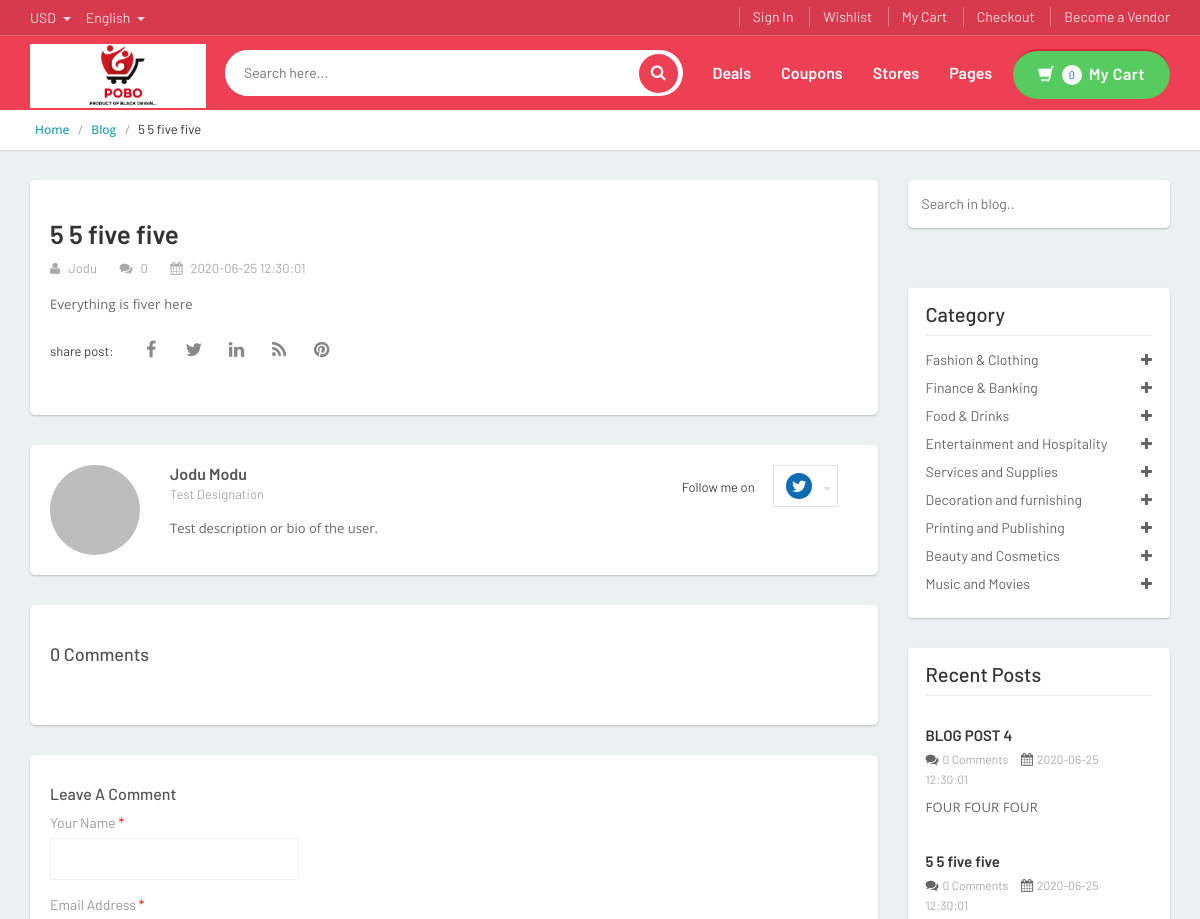
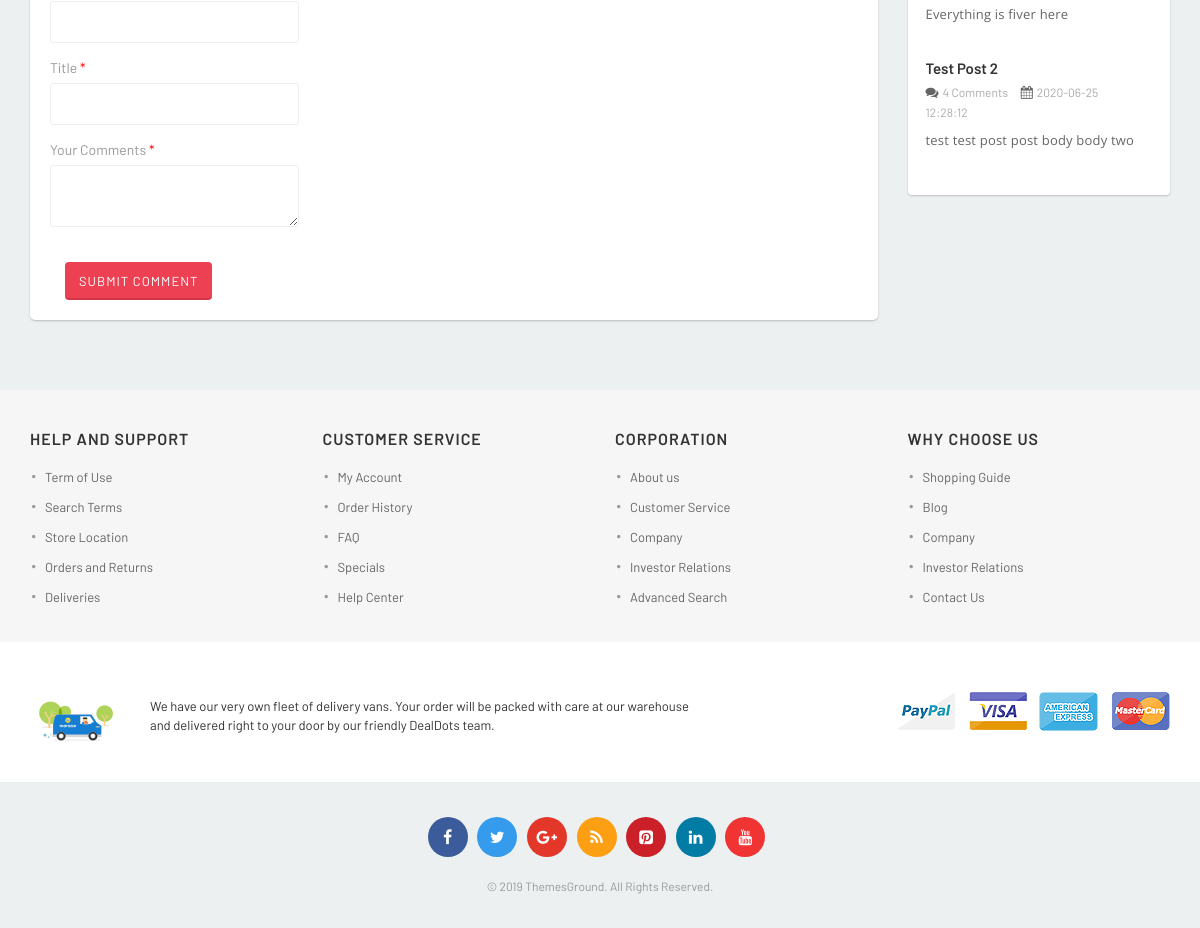
The page /blog-details.php?id=5 on the database its author committed (2 pictures, top to bottom).
### tables this page shows
CREATE TABLE `blog` (
  `id` bigint(20) UNSIGNED NOT NULL,
  `category` int(10) UNSIGNED NOT NULL,
  `subcategory` int(10) UNSIGNED NOT NULL,
  `title` varchar(400) NOT NULL,
  `userid` bigint(20) UNSIGNED NOT NULL,
  `guestname` varchar(150) NOT NULL DEFAULT '',
  `guestemail` varchar(150) NOT NULL DEFAULT '',
  `postbody` longtext NOT NULL,
  `cover` varchar(500) NOT NULL,
  `postedon` datetime NOT NULL DEFAULT current_timestamp(),
  `approved` varchar(3) NOT NULL DEFAULT 'no'
);

CREATE TABLE `users` (
  `id` bigint(20) UNSIGNED NOT NULL,
  `fname` varchar(100) NOT NULL,
  `lname` varchar(100) NOT NULL,
  `email` varchar(100) NOT NULL,
  `password` varchar(200) NOT NULL,
  `user_type` varchar(20) NOT NULL DEFAULT 'buyer',
  `token` varchar(300) NOT NULL DEFAULT '',
  `token_exp` varchar(200) NOT NULL,
  `designation` varchar(100) NOT NULL DEFAULT '',
  `description` varchar(500) NOT NULL
);

CREATE TABLE `category` (
  `id` int(10) UNSIGNED NOT NULL,
  `name` varchar(100) DEFAULT '',
  `banner` varchar(1000) NOT NULL DEFAULT ''
);

### blog-details.php (the view, shortened to what this page needs)
<?php
	include("dbcon.php");
	$searchKey = "";
	$postTitle="";
	$postDescription="";
	$postAuthorName="";
	$authorDesignation="";
	$authorDescription="";
	$postedOn="";
	$postNumOfComments=0;
	if(!isset($_GET['id']) || $_GET['id']=="" ) header("location: blog.php");
	else{
		$postId = $_GET['id'];
		$postQ = mysqli_query($db, "SELECT * FROM blog WHERE id='$postId' ");
		if(mysqli_num_rows($postQ)>0){
			$postRow = mysqli_fetch_assoc($postQ);
			$postTitle= $postRow['title'];
			$postDescription= $postRow['postbody'];
			$postAuthorId= $postRow['userid'];
			$postAuthorName= $postRow['guestname'];
			$postedOn = $postRow['postedon'];
			$postAuthorLastName="";
			if($postAuthorId!=1){
				$authorQ = mysqli_query($db, "SELECT * FROM users WHERE id='$postAuthorId' ");
  			if(mysqli_num_rows($authorQ)>0){
  				$authorRow = mysqli_fetch_assoc($authorQ);
  				$postAuthorName = $authorRow['fname'];
  				$postAuthorLastName = $authorRow['lname'];
  				$authorDesignation = $authorRow['designation'];
  				$authorDescription = $authorRow['description'];
  			}
			}
			$cmntQ = mysqli_query($db, "SELECT * FROM blogcomments WHERE postid='$postId' ORDER BY postedon DESC ");
      $postNumOfComments = mysqli_num_rows($cmntQ);
		}
		else header("location: blog.php");
	}
?>
<!DOCTYPE html>
<html lang="en">
<head>
<link rel="stylesheet" href="assets/css/bootstrap.min.css">
<link rel="stylesheet" href="assets/css/main.css">
<link rel="stylesheet" href="assets/css/blue.css">
<link rel="stylesheet" href="assets/css/owl.carousel.css">
<link rel="stylesheet" href="assets/css/owl.transitions.css">
<link rel="stylesheet" href="assets/css/rateit.css">
<link rel="stylesheet" href="assets/css/bootstrap-select.min.css">
<link rel="stylesheet" href="assets/css/font-awesome.css">
</head>
<body>
<?php include("header-section.php"); ?>
<div class="breadcrumb">
	<div class="container">
		<div class="breadcrumb-inner">
			<ul class="list-inline list-unstyled">
				<li><a href="/home.php">Home</a></li>
				<li><a href="/blog.php">Blog</a></li>
				<li class="active"><?=$postTitle?></li>
			</ul>
		</div>
	</div>
</div>
<div class="body-content blog-page outer-top-ts">
	<div class="container">
		<div class="row">
 			<div class="col-xs-12 col-sm-9 col-md-9">
				<div class="blog-post wow fadeInUp animated" style="visibility: visible; animation-name: fadeInUp;">
					<h1><?=$postTitle?></h1>
					<span class="author"><?=$postAuthorName?></span>
					<span class="review"><?=$postNumOfComments?></span>
					<span class="date-time"><?=$postedOn?></span>
					<p><?=$postDescription?></p>
					<div class="social-media">
						<span>share post:</span>
						<a href="#"><i class="fa fa-facebook"></i></a>
						<a href="#"><i class="fa fa-twitter"></i></a>
						<a href="#"><i class="fa fa-linkedin"></i></a>
						<a href=""><i class="fa fa-rss"></i></a>
						<a href="" class="hidden-xs"><i class="fa fa-pinterest"></i></a>
					</div>
				</div>
<div class="blog-post-author-details wow fadeInUp" style="visibility: hidden; animation-name: none;">
	<div class="row">
		<div class="col-md-2 col-xs-12 col-sm-12">
			<img src="assets/images/testimonials/member3.png" alt="Responsive image" class="img-circle img-responsive">
		</div>
		<div class="col-md-10">
			<h4><?=$postAuthorName?> <?=$postAuthorLastName?></h4>
			<div class="btn-group author-social-network pull-right">
				<span>Follow me on</span>
			    <button type="button" class="dropdown-toggle" data-toggle="dropdown">
			    	<i class="twitter-icon fa fa-twitter"></i>
			    	<span class="caret"></span>
			    </button>
			</div>
			<span class="author-job"><?=$authorDesignation?></span>
			<p><?=$authorDescription?></p>
		</div>
	</div>
</div>
<div class="blog-review wow fadeInUp" style="visibility: hidden; animation-name: none;">
	<div class="row" id="commentadded">
		<div class="col-md-12 col-xs-12">
			<h3 class="title-review-comments"><?=$postNumOfComments?> Comments</h3>
		</div>
	</div>
</div>
<div class="blog-write-comment outer-bottom-xs outer-top-vs">
	<div class="row">
		<div class="col-md-12">
			<h4>Leave A Comment</h4>
		</div>
		<div class="col-md-4">
			<form class="register-form" role="form" id="addComment">
				<div class="form-group">
			    <label class="info-title" for="exampleInputName">Your Name <span>*</span></label>
			    <input name="name" type="text" class="form-control unicase-form-control text-input" id="exampleInputName" placeholder="" required>
			  </div>
				<div class="form-group">
			    <label class="info-title" for="exampleInputEmail1">Email Address <span>*</span></label>
			    <input name="email" type="email" class="form-control unicase-form-control text-input" id="exampleInputEmail1" placeholder="" required>
			  </div>
				<div class="form-group">
			    <label class="info-title" for="exampleInputTitle">Title <span>*</span></label>
			    <input name="title" type="text" class="form-control unicase-form-control text-input" id="exampleInputTitle" placeholder="" required>
			  </div>
				<div class="form-group">
			    <label class="info-title" for="exampleInputComments">Your Comments <span>*</span></label>
			    <textarea name="comment" class="form-control unicase-form-control" id="exampleInputComments" required></textarea>
			  </div>
				<div class="col-md-12  m-t-20">
					<button type="submit" class="btn-upper btn btn-primary checkout-page-button">Submit Comment</button>
				</div>
			</form>
		</div>
  </div>
</div>
</div>
			<?php include("blog-sidebar.php"); ?>
       </div>
       </div>
       </div>
<?php include("footer-section.php"); ?>
</body>
</html>

### blog-sidebar.php (shortened to what this page needs)
<?php
  include("dbcon.php");
?>
      <div class="col-xs-12 col-sm-12 col-md-3 sidebar">
        <div class="sidebar-module-container">
					<div class="search-area outer-bottom-small">
						<form action="blog.php" method="GET">
			        <div class="control-group">
                  <input type="text" name="searchKey"
                  <?php echo (($searchKey=="")?"placeholder=\"Search in blog..\"":"value=\"$searchKey\"");  ?>
                   class="search-field">
			        </div>
						</form>
					</div>
					<div class="sidebar-widget outer-bottom-xs">
						<h3 class="section-title">Category</h3>
						<div class="sidebar-widget-body m-t-10">
							<div class="accordion">
                <?php
                $catQ = mysqli_query($db, "SELECT * FROM category");
                while ($catRow = mysqli_fetch_assoc( $catQ ) ) {
                  $catId = $catRow['id'];
                  $catName = $catRow['name'];
                  $subCatQ = mysqli_query($db, "SELECT * FROM subcategory WHERE category = '$catId' AND id !=2 ");
                  if(mysqli_num_rows($subCatQ)>0 ) {
                    echo"
                      <div class=\"accordion-group\">
                        <div class=\"accordion-heading\">
                            <a href=\"#collapse$catId\" data-toggle=\"collapse\" class=\"accordion-toggle collapsed\">
                               $catName
                            </a>
                        </div>
                    ";
                    echo("
                          </div>
                    ");
                  }
                }
              ?>
              <?php
                $catQ = mysqli_query($db, "SELECT * FROM category");
                while ($catRow = mysqli_fetch_assoc( $catQ ) ) {
                  $catId = $catRow['id'];
                  $catName = $catRow['name'];
                  $subCatQ = mysqli_query($db, "SELECT * FROM subcategory WHERE category = '$catId' AND id !=2 ");
                  if(mysqli_num_rows($subCatQ)==0 ) {
                    echo"
                      <div class=\"accordion-group\">
                        <div class=\"accordion-heading\">
                            <a href=\"/blog.php?cat=$catId\"  class=\"accordion-toggle collapsed\">
                               $catName
                            </a>
                        </div>
                    ";
                    echo("
                          </div>
                    ");
                  }
                }
              ?>
						    </div>
						</div>
					</div>
					<div class="sidebar-widget outer-bottom-xs wow fadeInUp">
					  <h3 class="section-title">Recent Posts</h3>
						<div class="tab-content" style="padding-left:0">
							<div class="tab-pane active m-t-20" id="recent">
                <?php
                  $recentPostQ = mysqli_query($db, "SELECT * FROM blog ORDER BY postedon DESC LIMIT 3");
                  if(mysqli_num_rows($recentPostQ)>0){
                    while($postRow = mysqli_fetch_assoc($recentPostQ)){
                      $cover = $postRow['cover'];
                      $title = $postRow['title'];
                      $postId = $postRow['id'];
                      $postedOn = $postRow['postedon'];
                      $postBody = $postRow['postbody'];
                      $cmtQ = mysqli_query($db, "SELECT id FROM blogcomments WHERE postid='$postId' ");
                      $cmtNum = mysqli_num_rows($cmtQ);
                      echo"
        								<div class=\"blog-post\">
        									<img class=\"img-responsive\" src=\"$cover\" alt=\"\">
        									<h4><a href=\"blog-details.php?id=$postId\">$title</a></h4>
        									<span class=\"review\">$cmtNum Comments</span>
        									<span class=\"date-time\">$postedOn</span>
        									<p>$postBody</p>
        								</div>
                      ";
                    }
                  }
                  else echo"<h4>No Posts Found!</h4>";
                ?>
							</div>
						</div>
					</div>
				</div>
      </div>

### rows shown on the page
blog: title "5 5 five five", postedon "2020-06-25 12:30:01", postbody "Everything is fiver here", cmtNum "0"
users: fname "Jodu", lname "Modu", designation "Test Designation", description "Test description or bio of the user."
category: name "Fashion & Clothing"
category: name "Finance & Banking"
category: name "Food & Drinks"
category: name "Entertainment and Hospitality"
category: name "Services and Supplies"
category: name "Decoration and furnishing"
category: name "Printing and Publishing"
category: name "Beauty and Cosmetics"
category: name "Music and Movies"
blog: title "BLOG POST 4", cmtNum "0", postedon "2020-06-25 12:30:01", postbody "FOUR FOUR FOUR"
blog: title "Test Post 2", cmtNum "4", postedon "2020-06-25 12:28:12", postbody "test test post post body body two"

### other values the page prints
$icarth "0"
$postNumOfComments "0"
